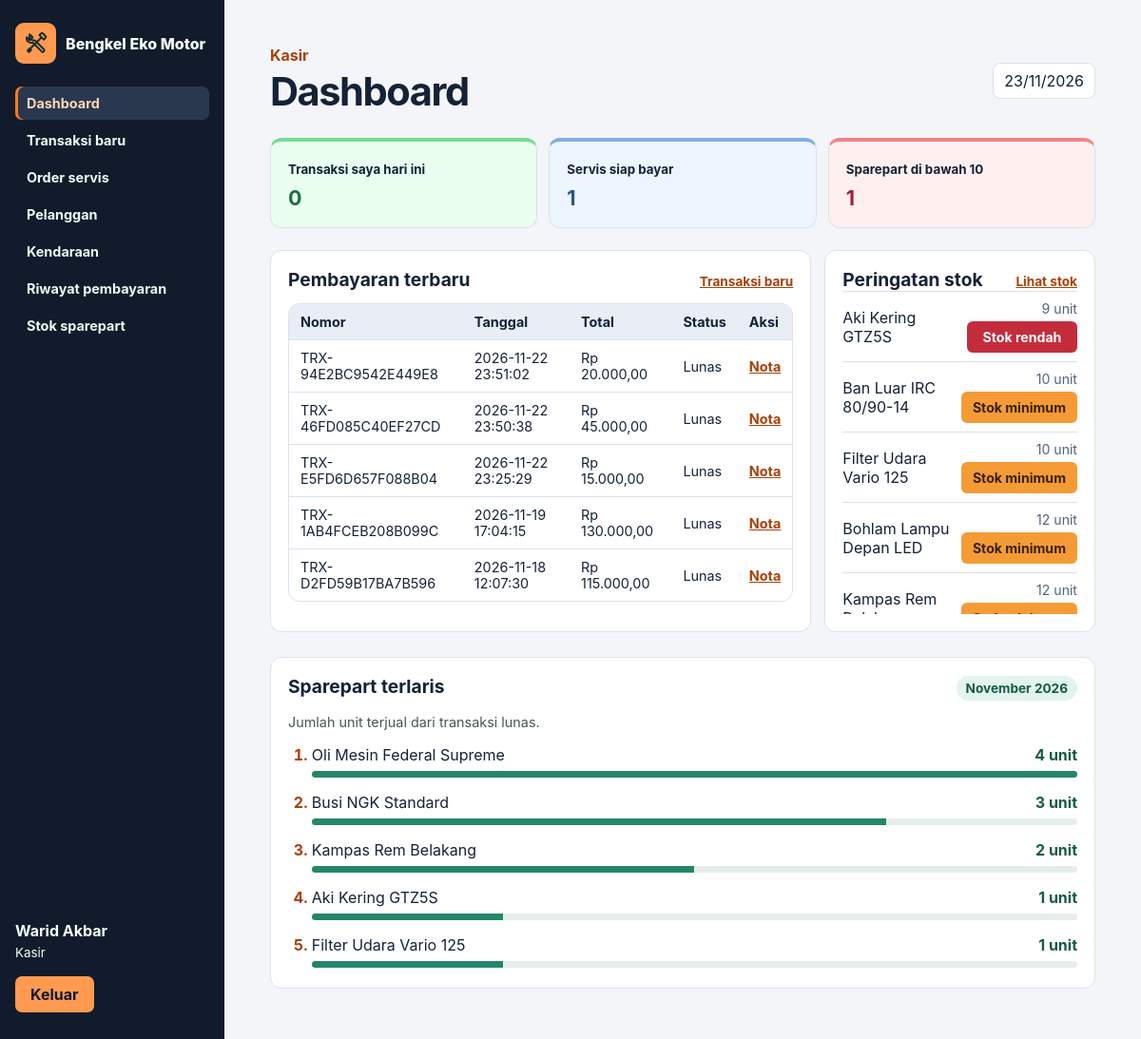
Page /?page=dashboard (signed in) on the committed database.
### tables this page shows
CREATE TABLE `pengguna` (
  `id_pengguna` int(11) NOT NULL,
  `nama_lengkap` varchar(100) NOT NULL,
  `username` varchar(50) NOT NULL,
  `password_hash` varchar(255) NOT NULL,
  `peran` enum('Pemilik','Kasir','Mekanik') NOT NULL,
  `status_aktif` enum('Aktif','Nonaktif') DEFAULT 'Aktif'
);

CREATE TABLE `penjualan` (
  `no_transaksi` varchar(20) NOT NULL,
  `tanggal_transaksi` datetime NOT NULL,
  `id_pengguna` int(11) NOT NULL,
  `total_bayar` decimal(12,2) NOT NULL CHECK (`total_bayar` > 0),
  `metode_bayar` enum('Tunai','Transfer','QRIS') NOT NULL,
  `servis_id` int(11) DEFAULT NULL,
  `pelanggan_id` int(11) DEFAULT NULL,
  `kendaraan_id` int(11) DEFAULT NULL,
  `token` char(32) DEFAULT NULL,
  `status` enum('Lunas','Batal') NOT NULL DEFAULT 'Lunas',
  `diterima` decimal(12,2) DEFAULT NULL,
  `alasan_batal` varchar(500) DEFAULT NULL,
  `batal_pada` datetime DEFAULT NULL,
  `batal_oleh` int(11) DEFAULT NULL
);

CREATE TABLE `sparepart` (
  `id_sparepart` int(11) NOT NULL,
  `nama_barang` varchar(100) NOT NULL,
  `kategori` varchar(50) NOT NULL,
  `harga_jual` decimal(12,2) NOT NULL CHECK (`harga_jual` >= 0),
  `stok` int(11) NOT NULL CHECK (`stok` >= 0),
  `stok_minimum` int(11) NOT NULL CHECK (`stok_minimum` >= 0)
);

### routes/web.php (called while the page is built, shortened)
<?php
function route(array|false $user): void
{
    $page = $_GET['page'] ?? 'dashboard';
    $staff = ['Pemilik','Kasir'];
    $owner = ['Pemilik'];
    $all = ['Pemilik','Kasir','Mekanik'];
    $routes = [
        'dashboard'=>['Dashboard',$all,[]],
        'pelanggan'=>['Pelanggan',$staff,['save'=>$staff]],
        'kendaraan'=>['Kendaraan',$staff,['save'=>$staff]],
        'sparepart'=>['Sparepart',$all,['save'=>$owner,'adjust'=>$owner]],
        'jasa'=>['Katalog jasa',$owner,['save'=>$owner]],
        'pemasok'=>['Pemasok',$owner,['save'=>$owner]],
        'pengguna'=>['Pengguna',$owner,['save'=>$owner]],
        'servis'=>['Order servis',$all,['create'=>$staff]],
        'pekerjaan'=>['Detail pekerjaan',$all,['start'=>['Pemilik','Mekanik'],'progress'=>['Pemilik','Mekanik'],'assign'=>$owner]],
        'checkout'=>['Pembayaran baru',$staff,['pay'=>$staff]],
        'penjualan'=>['Riwayat pembayaran',$staff,[]],
        'nota'=>['Nota penjualan',$staff,['cancel'=>$owner]],
        'pembelian'=>['Pembelian dan utang',$owner,['purchase'=>$owner]],
        'detail-beli'=>['Rincian pembelian',$owner,['settle'=>$owner]],
        'laporan'=>['Laporan',$owner,[]],
    ];
    [$title,$roles,$actions] = $routes[$page];
    $id = (int) filter_var($_GET['id'] ?? 0,FILTER_VALIDATE_INT);
    $reference = is_string($_GET['ref'] ?? null) ? $_GET['ref'] : '';
    match ($page) {
        'dashboard'=>showDashboard($user),
        'servis'=>showServices($user),
        'pekerjaan'=>showService(serviceRecord($id,$user),$user),
        'checkout'=>showCheckout(checkoutOrder($user)),
        'penjualan'=>showSales($user),
        'nota'=>showReceipt($reference,$user),
        'pembelian'=>showPurchases(),
        'detail-beli'=>showPurchase($reference),
        'laporan'=>showReports(),
        default=>showMaster($page,$page !== 'sparepart' || $user['peran'] === 'Pemilik'),
    };
    layout($title,$user,$page,(string) ob_get_clean());
}

### public/index.php (called while the page is built, shortened)
<?php
$user = false;
try {
    $user = currentUser();
    route($user);
} catch (Throwable $error) {
    while (ob_get_level() > 0) {
        ob_end_clean();
    }
    if ($error instanceof AccessDenied) {
        http_response_code(403);
        $message = $error->getMessage();
    } elseif ($error instanceof DomainException) {
        http_response_code(422);
        $message = $error->getMessage();
    } elseif ($error instanceof PDOException && $error->getCode() === '23000') {
        http_response_code(409);
        $message = 'Data sudah ada atau rujukan tidak tersedia. Periksa isian dan coba lagi.';
    } else {
        http_response_code(500);
        error_log('Bengkel Eko Motor: ' . get_class($error) . ' (' . $error->getCode() . ')');
        $message = 'Sistem tidak dapat memproses permintaan. Periksa konfigurasi dan koneksi database sesuai README.';
    }
    if (str_contains($_SERVER['HTTP_ACCEPT'] ?? '', 'application/json')) {
        header('Content-Type: application/json; charset=utf-8');
        echo json_encode(['message' => $message], JSON_UNESCAPED_UNICODE);
        exit;
    }
    if ($user) {
        layout('Permintaan tidak berhasil',$user,'','<p role="alert" class="error">' . h($message) . '</p><p>' . linkTo('Kembali ke dashboard','dashboard') . '</p>');
    } else {
        loginPage($message);
    }
}

### app/Models/database.php (called while the page is built, shortened)
<?php
function db(): PDO
{
    static $pdo;
    if (!$pdo) {
        $path = dirname(__DIR__, 2) . '/config/database.local.php';
        $config = require $path;
        $pdo = new PDO($config['dsn'], $config['username'], $config['password'], [
            PDO::ATTR_ERRMODE => PDO::ERRMODE_EXCEPTION,
            PDO::ATTR_EMULATE_PREPARES => false,
            PDO::ATTR_DEFAULT_FETCH_MODE => PDO::FETCH_ASSOC,
        ]);
        $pdo->exec("SET time_zone = '+07:00'");
    }
    return $pdo;
}
function query(string $sql, array $params = []): PDOStatement
{
    $statement = db()->prepare($sql);
    $statement->execute($params);
    return $statement;
}
function rows(string $sql, array $params = []): array
{
    return query($sql, $params)->fetchAll();
}
function row(string $sql, array $params = []): array|false
{
    return query($sql, $params)->fetch();
}

### app/Middleware/security.php (called while the page is built, shortened)
<?php
function currentUser(): array|false
{
    $user = row("SELECT id_pengguna,nama_lengkap,peran FROM pengguna WHERE id_pengguna=? AND status_aktif='Aktif'", [$_SESSION['user']]);
    return $user;
}

### app/Views/helpers.php (the view, shortened to what this page needs)
<?php
function h(mixed $value): string
{
    return htmlspecialchars((string) $value, ENT_QUOTES | ENT_SUBSTITUTE, 'UTF-8');
}
function url(string $page, array $params = []): string
{
    return '?' . http_build_query(['page' => $page] + $params);
}
function rupiah(mixed $value): string
{
    return $value === null ? '—' : 'Rp ' . number_format((float) $value, 2, ',', '.');
}
function linkTo(string $label, string $page, array $params = []): string
{
    return '<a href="' . h(url($page, $params)) . '">' . h($label) . '</a>';
}
function button(string $label): void
{
    echo '<button type="submit">' . h($label) . '</button></form>';
}
function table(array $headers, array $data, ?callable $action = null, array $formatters = []): void
{
    echo '<div class="scroll"><table><thead><tr>';
    foreach ($headers as $header) {
        echo '<th>' . h($header) . '</th>';
    }
    echo '</tr></thead><tbody>';
    foreach ($data as $record) {
        echo '<tr>';
        foreach ($record as $key => $value) {
            $cell = isset($formatters[$key]) ? $formatters[$key]($value, $record) : h($value ?? '—');
            echo '<td>' . $cell . '</td>';
        }
        if ($action) {
            echo '<td>' . $action($record) . '</td>';
        }
        echo '</tr>';
    }
    echo '</tbody></table></div>';
}
function stockCondition(int $stock): string
{
    if ($stock < 10) {
        return 'Stok rendah';
    }
    return $stock <= 15 ? 'Stok minimum' : 'Tersedia';
}
function stockBadge(int $stock, string $text, bool $boxed = true): string
{
    $tone = $stock < 10 ? 'danger' : ($stock <= 15 ? 'warning' : 'available');
    $style = $boxed ? 'inventory-badge' : 'inventory-text';
    return '<span class="' . $style . ' inventory-' . $tone . '">' . h($text) . '</span>';
}

### app/Controllers/finance.php (shortened to what this page needs)
<?php
function showDashboard(array $user): void
{
    $role = $user['peran'];
    $actor = $user['id_pengguna'];
    $stockAlerts = rows('SELECT nama_barang,stok FROM sparepart WHERE LOWER(TRIM(kategori))<>\'jasa servis\' AND stok<=15 ORDER BY stok,nama_barang');
    $lowCount = count(array_filter($stockAlerts, fn($part) => (int) $part['stok'] < 10));
    $cards = [];
    if ($role === 'Mekanik') {
        $counts = array_column(rows('SELECT status,COUNT(*) AS total FROM servis WHERE mekanik_id=? GROUP BY status',[$actor]),'total','status');
        $cards = [
            ['Menunggu', $counts['Menunggu'] ?? 0, 'amber', 'servis'],
            ['Dikerjakan', $counts['Dikerjakan'] ?? 0, 'blue', 'servis'],
            ['Selesai', $counts['Selesai'] ?? 0, 'green', 'servis'],
        ];
    } elseif ($role === 'Kasir') {
        $today = row("SELECT COUNT(*) AS total FROM penjualan WHERE id_pengguna=? AND status='Lunas' AND tanggal_transaksi>=CURDATE() AND tanggal_transaksi<CURDATE()+INTERVAL 1 DAY",[$actor])['total'];
        $ready = row("SELECT COUNT(*) AS total FROM servis s LEFT JOIN penjualan p ON p.servis_id=s.id WHERE s.status='Selesai' AND p.no_transaksi IS NULL")['total'];
        $cards = [['Transaksi saya hari ini',$today,'green','penjualan'],['Servis siap bayar',$ready,'blue','servis']];
    }
    $cards[] = ['Sparepart di bawah 10', $lowCount, $lowCount ? 'red' : 'green', 'sparepart'];
    echo '<div class="cards dashboard-cards">';
    foreach ($cards as [$label,$value,$tone,$page]) {
        echo '<a class="card tone-' . h($tone) . '" href="' . h(url($page)) . '"><small>' . h($label)
            . '</small><strong>' . h($value) . '</strong></a>';
    }
    echo '</div><div class="dashboard-grid"><section class="panel dashboard-main">';
    if ($role === 'Kasir') {
        echo '<div class="dashboard-heading"><h2>Pembayaran terbaru</h2>' . linkTo('Transaksi baru','checkout') . '</div>';
        $recent = rows('SELECT no_transaksi,tanggal_transaksi,total_bayar,status FROM penjualan WHERE id_pengguna=? ORDER BY tanggal_transaksi DESC,no_transaksi DESC LIMIT 5',[$actor]);
        foreach ($recent as &$sale) {
            $sale['total_bayar'] = rupiah($sale['total_bayar']);
        }
        table(['Nomor','Tanggal','Total','Status','Aksi'],$recent,fn($sale)=>linkTo('Nota','nota',['ref'=>$sale['no_transaksi']]));
    }
    echo '</section><section class="panel dashboard-stock"><div class="dashboard-heading"><h2>Peringatan stok</h2>'
        . linkTo('Lihat stok','sparepart') . '</div>';
    if (!$stockAlerts) {
        echo '<p class="stock-clear">Semua sparepart memiliki lebih dari 15 unit.</p>';
    } else {
        echo '<ul class="stock-list">';
        foreach ($stockAlerts as $part) {
            echo '<li><span>' . h($part['nama_barang']) . '</span>'
                . '<span class="stock-alert-detail"><span class="stock-units">' . h($part['stok']) . ' unit</span>'
                . stockBadge((int) $part['stok'], stockCondition((int) $part['stok'])) . '</span></li>';
        }
        echo '</ul>';
    }
    echo '</section></div>';
    showMonthlyBestSellers();
}
function showMonthlyBestSellers(): void
{
    $start = new DateTimeImmutable('first day of this month midnight');
    $end = $start->modify('+1 month');
    $parts = rows("SELECT s.nama_barang, SUM(d.jumlah) AS unit_terjual
        FROM penjualan p
        JOIN detail_penjualan d ON d.no_transaksi = p.no_transaksi
        JOIN sparepart s ON s.id_sparepart = d.id_sparepart
        WHERE LOWER(TRIM(s.kategori)) <> 'jasa servis' AND p.status = 'Lunas' AND p.tanggal_transaksi >= ? AND p.tanggal_transaksi < ?
        GROUP BY s.id_sparepart, s.nama_barang
        ORDER BY unit_terjual DESC, s.nama_barang, s.id_sparepart
        LIMIT 5", [$start->format('Y-m-d H:i:s'), $end->format('Y-m-d H:i:s')]);
    $months = ['Januari','Februari','Maret','April','Mei','Juni','Juli','Agustus','September','Oktober','November','Desember'];
    $period = $months[(int) $start->format('n') - 1] . ' ' . $start->format('Y');
    echo '<section class="panel best-sellers"><div class="dashboard-heading"><h2>Sparepart terlaris</h2>'
        . '<span class="chart-period">' . h($period) . '</span></div>';
    $max = (int) $parts[0]['unit_terjual'];
    echo '<p>Jumlah unit terjual dari transaksi lunas.</p><ol class="sales-ranking">';
    foreach ($parts as $part) {
        $quantity = (int) $part['unit_terjual'];
        echo '<li><div class="ranking-label"><span>' . h($part['nama_barang']) . '</span><strong>'
            . h(number_format($quantity, 0, ',', '.')) . ' unit</strong></div>'
            . '<meter min="0" max="' . $max . '" value="' . $quantity . '" aria-hidden="true"></meter></li>';
    }
    echo '</ol></section>';
}

### app/Views/layout.php (shortened to what this page needs)
<?php
function workshopBrand(): string
{
    return '<div class="brand"><span><img src="assets/icons/workshop.svg" width="25" height="25" alt=""></span> Bengkel Eko Motor</div>';
}
function documentStart(string $title): void
{
    $assetRoot = dirname(__DIR__, 2) . '/public/assets/';
    $cssVersion = filemtime($assetRoot . 'css/app.css');
    $jsVersion = filemtime($assetRoot . 'js/app.js');
    echo '<!doctype html><html lang="id"><head><meta charset="utf-8"><meta name="viewport" content="width=device-width, initial-scale=1">'
        . '<title>' . h($title) . ' • Bengkel Eko Motor</title>'
        . '<link rel="icon" type="image/svg+xml" href="assets/icons/workshop.svg?v=1">'
        . '<link rel="stylesheet" href="assets/css/app.css?v=' . h($cssVersion) . '"><script src="assets/js/app.js?v=' . h($jsVersion) . '" defer></script></head><body>';
}
function layout(string $title, array $user, string $page, string $content): void
{
    [$role,$menus] = match ($user['peran']) {
        'Pemilik'=>['Owner',['dashboard'=>'Dashboard','pelanggan'=>'Pelanggan','kendaraan'=>'Kendaraan','servis'=>'Order servis','jasa'=>'Katalog jasa',
            'checkout'=>'Transaksi baru','penjualan'=>'Riwayat pembayaran','sparepart'=>'Stok sparepart','pemasok'=>'Pemasok','pembelian'=>'Pembelian & utang','laporan'=>'Laporan','pengguna'=>'Pengguna']],
        'Kasir'=>['Kasir',['dashboard'=>'Dashboard','checkout'=>'Transaksi baru','servis'=>'Order servis','pelanggan'=>'Pelanggan','kendaraan'=>'Kendaraan',
            'penjualan'=>'Riwayat pembayaran','sparepart'=>'Stok sparepart']],
        default=>['Mekanik',['dashboard'=>'Dashboard','servis'=>'Pekerjaan saya','sparepart'=>'Ketersediaan sparepart']],
    };
    $pageMenu = ['pekerjaan'=>'servis','nota'=>'penjualan','detail-beli'=>'pembelian'][$page] ?? $page;
    documentStart($title);
    echo '<div class="app"><aside>' . workshopBrand() . '<nav aria-label="Menu utama">';
    foreach ($menus as $key=>$label) {
        echo '<a href="' . h(url($key)) . '"' . ($pageMenu === $key ? ' aria-current="page"' : '') . '>' . h($label) . '</a>';
    }
    echo '</nav><div class="account"><strong>' . h($user['nama_lengkap']) . '</strong><small>' . h($role) . '</small><form method="post" action="' . h(url('logout')) . '">';
    button('Keluar');
    echo '</div></aside><main class="workspace"><header><div><p class="role">' . h($role) . '</p><h1>' . h($title) . '</h1></div>'
        . '<span class="date">' . h(date('d/m/Y')) . '</span></header>';
    echo $content . '</main></div></body></html>';
}

### rows in the picture
pengguna: nama_lengkap "Warid Akbar"
penjualan: no_transaksi "TRX-94E2BC9542E449E8", tanggal_transaksi "2026-11-22 23:51:02", cell "Rp 20.000,00", status "Lunas"
penjualan: no_transaksi "TRX-46FD085C40EF27CD", tanggal_transaksi "2026-11-22 23:50:38", cell "Rp 45.000,00", status "Lunas"
penjualan: no_transaksi "TRX-E5FD6D657F088B04", tanggal_transaksi "2026-11-22 23:25:29", cell "Rp 15.000,00", status "Lunas"
penjualan: no_transaksi "TRX-1AB4FCEB208B099C", tanggal_transaksi "2026-11-19 17:04:15", cell "Rp 130.000,00", status "Lunas"
penjualan: no_transaksi "TRX-D2FD59B17BA7B596", tanggal_transaksi "2026-11-18 12:07:30", cell "Rp 115.000,00", status "Lunas"
sparepart: nama_barang "Aki Kering GTZ5S", stok "9", text "Stok rendah"
sparepart: nama_barang "Ban Luar IRC 80/90-14", stok "10", text "Stok minimum"
sparepart: nama_barang "Filter Udara Vario 125", stok "10", text "Stok minimum"
sparepart: nama_barang "Bohlam Lampu Depan LED", stok "12", text "Stok minimum"
sparepart: nama_barang "Kampas Rem…", stok "12"

### other values in the picture
$label "Dashboard"
$label "Transaksi baru"
$label "Order servis"
$label "Pelanggan"
$label "Kendaraan"
$label "Riwayat pembayaran"
$label "Stok sparepart"
$role "Kasir"
$label "Keluar"
$title "Dashboard"
$label "Transaksi saya hari ini"
$value "0"
$label "Servis siap bayar"
$value "1"
$label "Sparepart di bawah 10"
